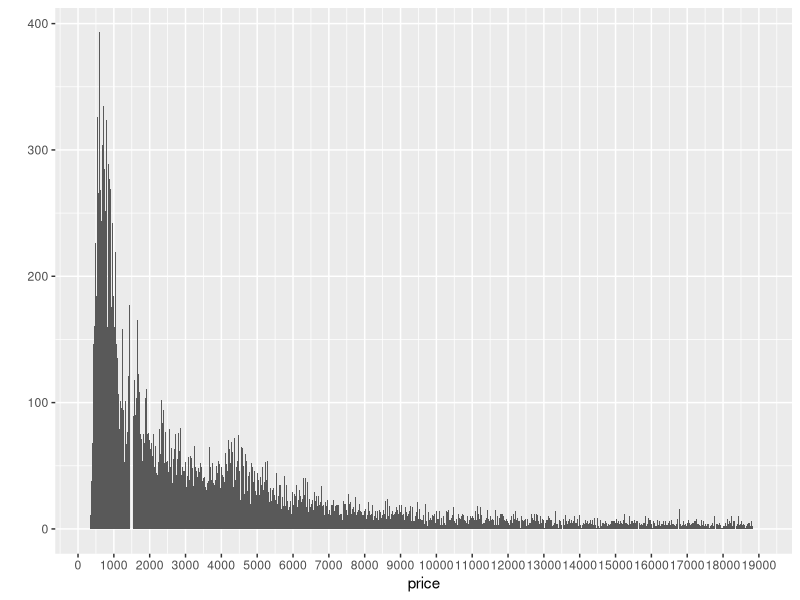
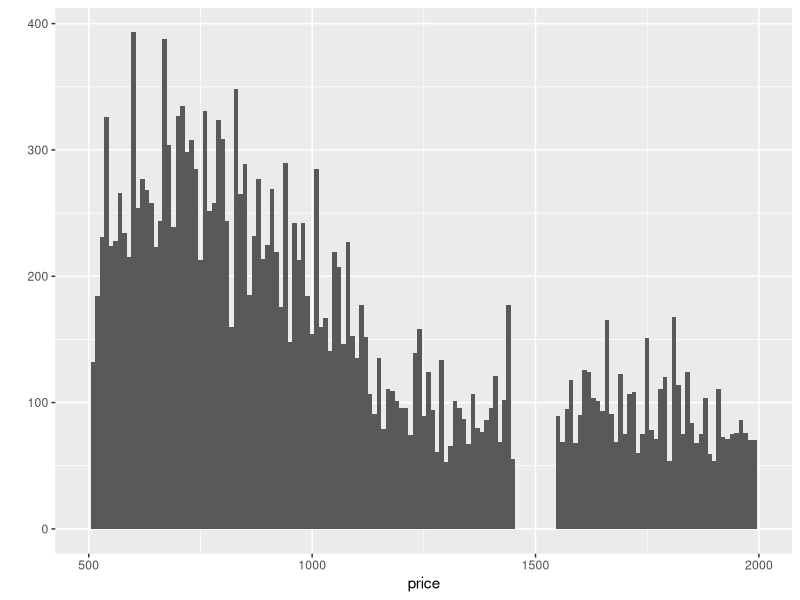
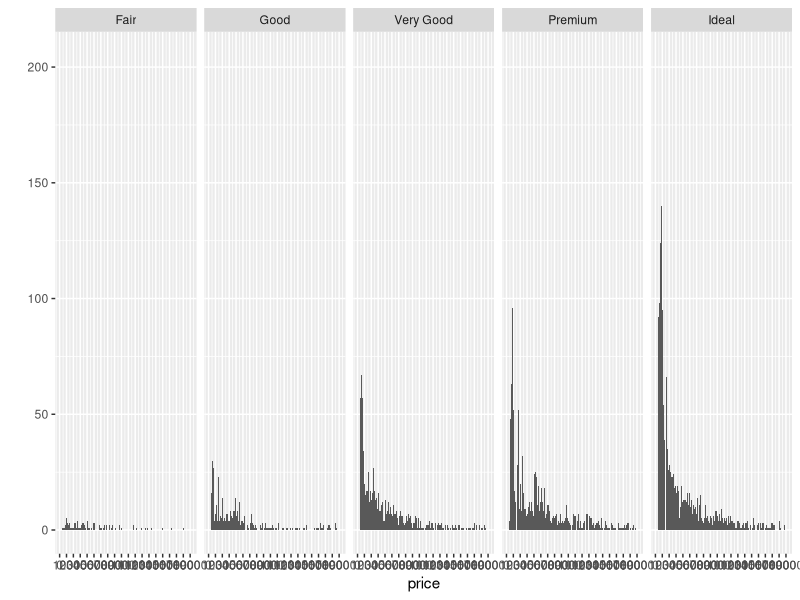
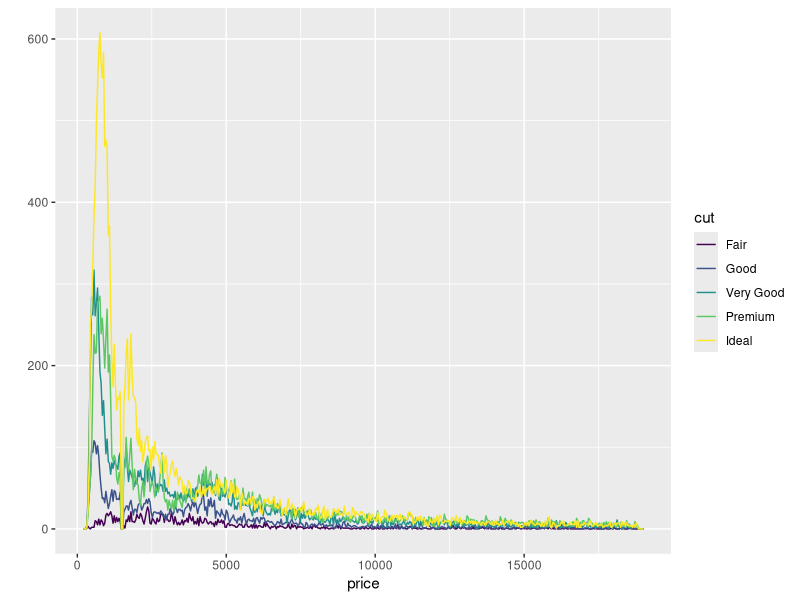
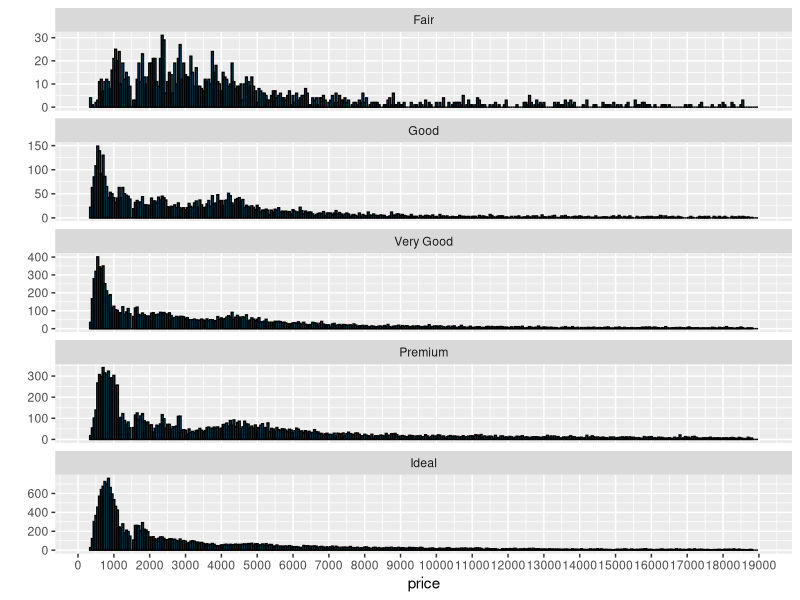
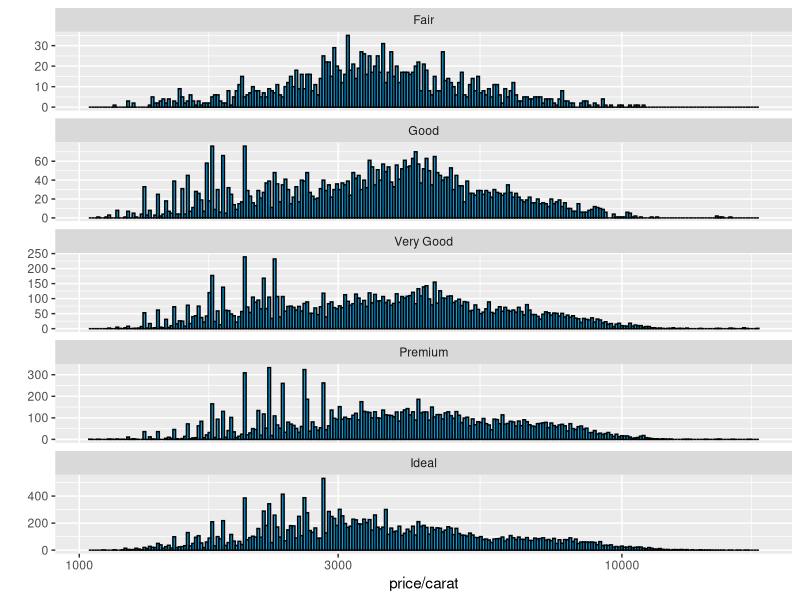
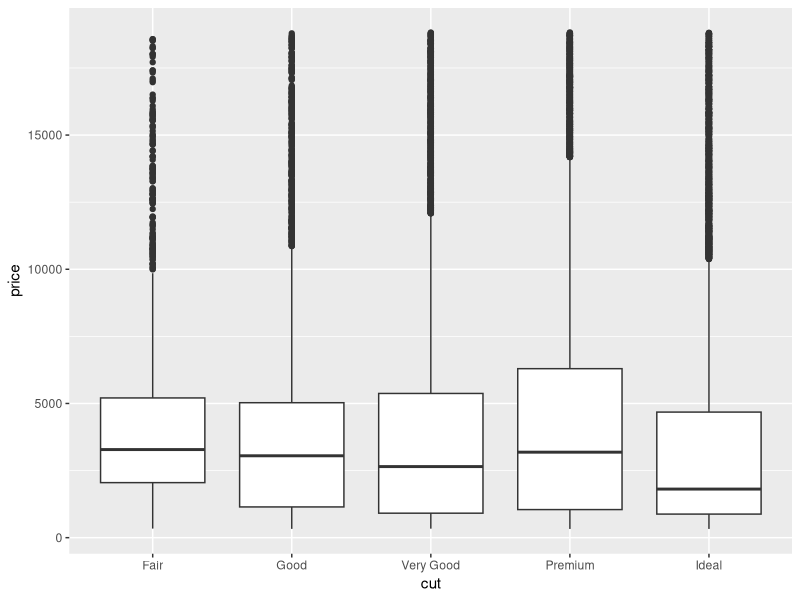
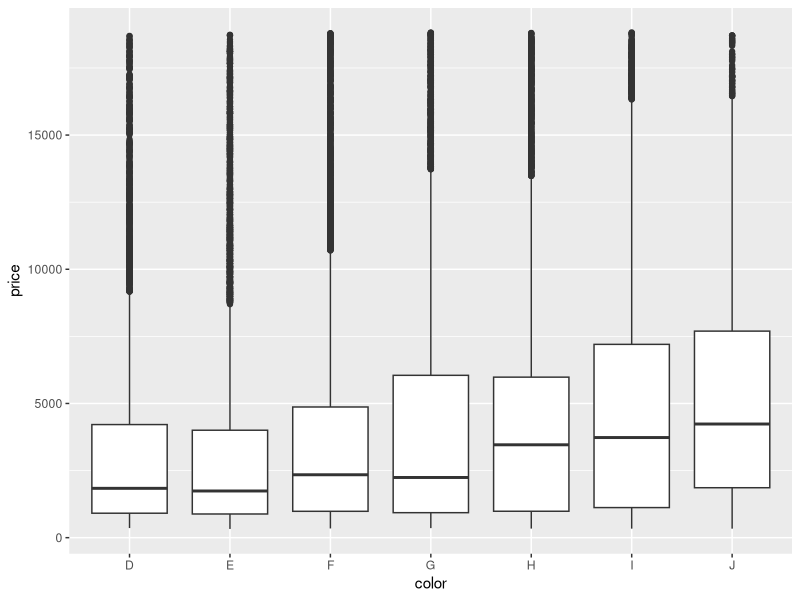

Reproduce these figures in R, in order. (Note: this script raises an error after producing the figures.)
## ---- chunk 1
library(ggplot2); data(diamonds)
summary(diamonds)

## ---- chunk 2
dim(diamonds)[1]
## ---- chunk 3
dim(diamonds)[2]
## ---- chunk 4
str(diamonds)
## ---- chunk 5
qplot(x =price, data = diamonds, binwidth = 10) + 
  scale_x_continuous(limits = c(300, 19000), breaks = seq(0,  19000, 1000))
## ---- chunk 6
qplot(x =price, data = diamonds, binwidth = 10) + 
  scale_x_continuous(limits = c(500, 2000)) 
ggsave("diamonds.peak.png")
## ---- chunk 7
qplot(x =price, data = diamonds, binwidth = 10) + 
  scale_x_continuous(limits = c(300, 19000), breaks = seq(0,  19000, 1000)) +
  facet_wrap(~cut, 1)
## ---- chunk 8
qplot(x=price, data=diamonds, binwidth=40, geom='freqpoly', color=cut, xlim=c(200, 19000))
## ---- chunk 9
by(diamonds$price, diamonds$cut, max)
by(diamonds$price, diamonds$cut, min)
## ---- chunk 10
qplot(x =price, data = diamonds, binwidth = 50, color = I("black"), fill = I("#099DD9")) + 
  scale_x_continuous(limits = c(300, 19000), breaks = seq(0,  19000, 1000)) +
  facet_wrap(~cut,ncol = 1, scale = "free_y")
## ---- chunk 11
qplot(x = price / carat, data = diamonds,  binwidth = 0.005, color = I("black"), fill = I("#099DD9")) + facet_wrap(~cut,ncol = 1, scale = "free_y") + scale_x_log10()
## ---- chunk 12
qplot(x = cut, y = price, data = diamonds, geom = "boxplot") 
by(diamonds$price, diamonds$cut, summary)
qplot(x = color, y = price, data = diamonds, geom = "boxplot") 
by(diamonds$price, diamonds$color, IQR)
qplot(x = clarity, y = price, data = diamonds, geom = "boxplot") 
IQR(subset)
?diamonds
## ---- chunk 13
qplot(x = color, y = price / carat, data = diamonds, geom = "boxplot", color = cut)
## ---- chunk 14
qplot(x = carat, data = diamonds, geom = "freqpoly", binwidth = 0.02) + scale_x_discrete(breaks = seq(0, 5.01, 0.04))
summary(diamonds$carat)
table(diamonds$carat)[table(diamonds$carat)>2000] 
## ---- chunk 15
rock <- subset(diamonds,cut == "Fair" & color == "J" & clarity == "I1")
ideal <- subset(diamonds,cut == "Ideal" & color == "D" & clarity == "IF")
p1 <- qplot(x=carat, y = price/carat, data = rock) + scale_x_continuous(lim=c(0,5.5)) + scale_y_continuous(lim=c(0,5000)) + labs( title="Low Quality Diamonds" )
p2 <- qplot(x=carat, y = price/carat, data = ideal) + scale_x_continuous(lim=c(0,1.2)) + scale_y_continuous(lim=c(0,18000)) + labs(title = "High Quality Diamonds")
library(gridExtra)
grid.arrange(p1,p2, ncol =1)
